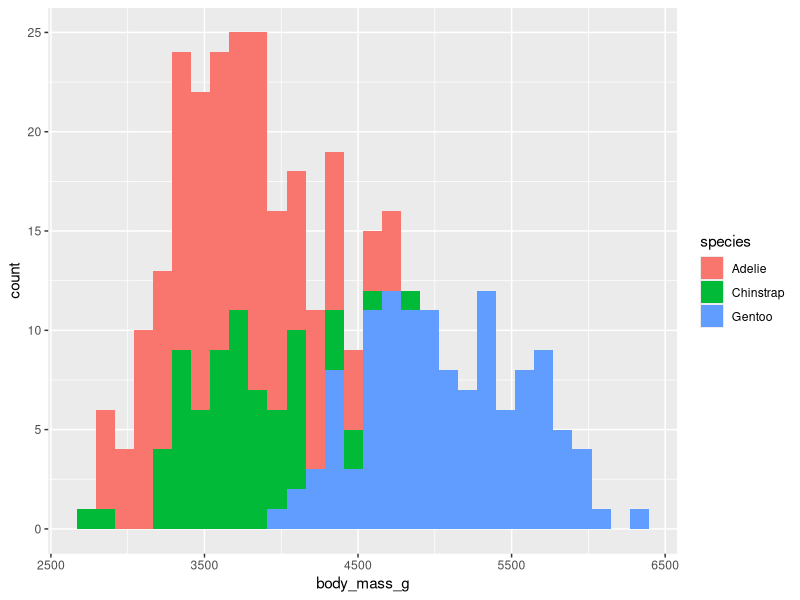
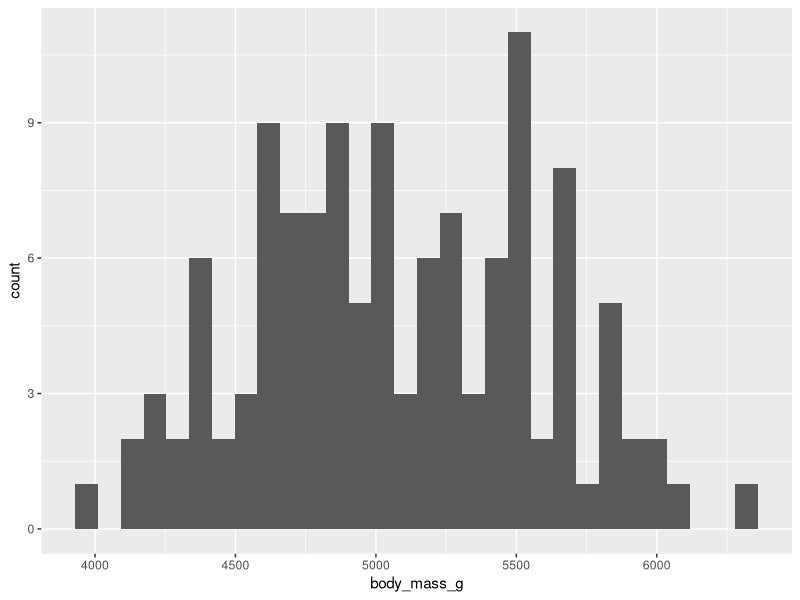
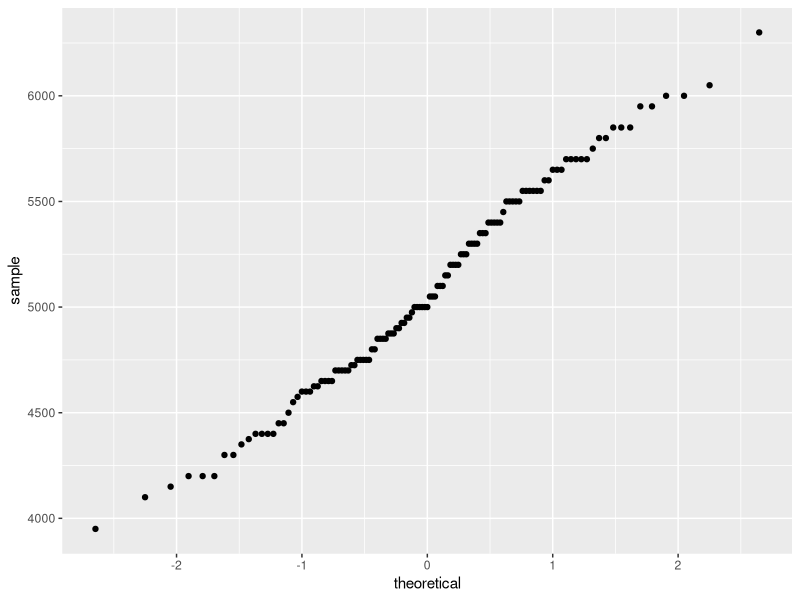
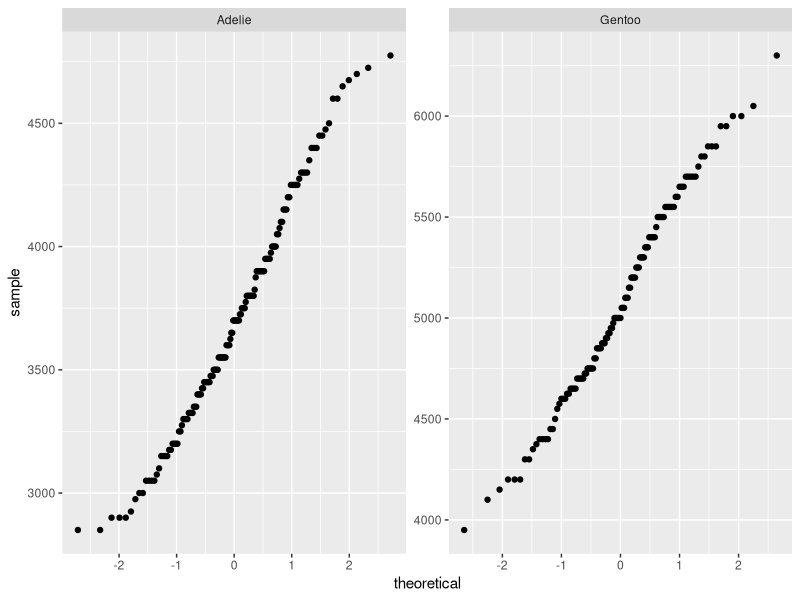

Source code (R) for these figures, in order:
# Haley Durbin
# 2023-02-21

library(palmerpenguins)
library(rstatix) # for levene_test
library(knitr)  # prints pretty tables with RMarkdown
library(tidyverse)


####### One-sample t-test ##########

head(penguins)
ggplot(data=penguins) +
  geom_histogram(aes(x=body_mass_g, fill=species))

gentoo = penguins %>%
  filter(species=="Gentoo")
head(gentoo)

ggplot(data=gentoo) +
  geom_histogram(aes(x=body_mass_g))

ggplot(data=gentoo) +
  stat_qq(aes(sample=body_mass_g))

gentoo %>%
  summarize(mean_body_mass_g = mean(body_mass_g, na.rm=TRUE),
            sd_body_mass_g = sd(body_mass_g, na.rm=TRUE))


###### run t-test. (are the means similar... a p-value less than 0.05 means that they are different)

t.test(gentoo$body_mass_g, mu=5500)

t_test_results = gentoo %>%
  t_test(body_mass_g ~ 1, mu=5500)
t_test_results




######## two-sample t-test
data_for_t_test = penguins %>%
  filter(species %in% c("Gentoo", "Adelie"),
         !is.na(body_mass_g)) %>%
  select(species, body_mass_g) %>%
  droplevels()


summary(data_for_t_test)

data_for_t_test %>%
  group_by(species) %>%
  summarize(mean=mean(body_mass_g),
            sd = sd(body_mass_g))
ggplot(data=data_for_t_test) +
  stat_qq(aes(sample=body_mass_g)) +
  facet_wrap(~species, scales="free")

# Check equality of variances; Levene's test null hypothesis: variances are equal
data_for_t_test %>% 
  levene_test(body_mass_g ~ species) # if p<0.05, variances are NOT equal

t.test(data_for_t_test$body_mass_g ~ data_for_t_test$species)
